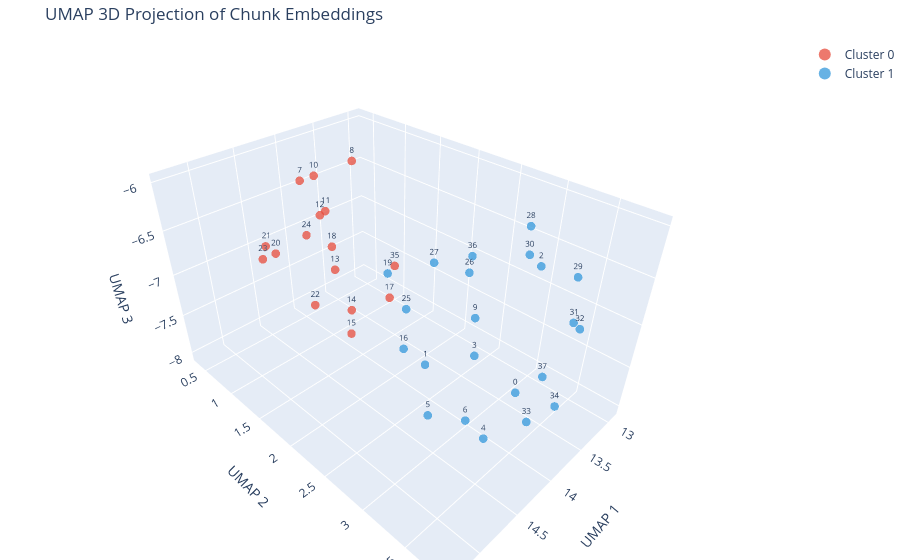

Notebook code for this chart:
### Markdown cell above
### Step 6: Render 3D, Rotatable Plot

### Code cell
import numpy as np
import umap
import plotly.graph_objects as go
from sklearn.cluster import KMeans

# --- Dimensionality reduction to 3D ---
reduced_embeddings = umap.UMAP(n_components=3, n_jobs=1).fit_transform(np.array(embeddings))

# --- Identify two clusters via KMeans ---
kmeans = KMeans(n_clusters=2, random_state=42, n_init=10)
labels = kmeans.fit_predict(reduced_embeddings)

# --- Colors per cluster ---
colors = ['#e74c3c', '#3498db']
cluster_colors = [colors[label] for label in labels]

# --- Build one trace per cluster for a clean legend ---
fig = go.Figure()

for cluster_id, color in enumerate(colors):
    mask = labels == cluster_id
    idx = np.where(mask)[0]

    fig.add_trace(go.Scatter3d(
        x=reduced_embeddings[mask, 0],
        y=reduced_embeddings[mask, 1],
        z=reduced_embeddings[mask, 2],
        mode='markers+text',
        marker=dict(size=5, color=color, opacity=0.75),
        text=[str(i) for i in idx],       # index labels
        textposition='top center',
        textfont=dict(size=8),
        name=f'Cluster {cluster_id}'
    ))

fig.update_layout(
    title="UMAP 3D Projection of Chunk Embeddings",
    scene=dict(
        xaxis_title='UMAP 1',
        yaxis_title='UMAP 2',
        zaxis_title='UMAP 3',
    ),
    legend=dict(itemsizing='constant'),
    margin=dict(l=0, r=0, b=0, t=40),
)

fig.show()

### Figure 1 — Plotly figure (JSON) as saved in the notebook; plotly's stock layout.template omitted (floating-point values rounded to 4 significant figures)
{"data": [{"marker": {"color": "#e74c3c", "opacity": 0.75, "size": 5}, "mode": "markers+text", "name": "Cluster 0", "text": ["7", "8", "10", "11", "12", "13", "14", "15", "17", "18", "20", "21", "22", "23", "24", "35"], "textfont": {"size": 8}, "textposition": "top center", "type": "scatter3d", "x": [14.04, 13.52, 13.63, 13.6, 13.85, 13.92, 13.91, 14.15, 13.51, 14.21, 14.99, 14.86, 15.25, 15.31, 15.01, 13.57], "y": [0.6629, 0.8878, 0.3678, 0.4904, 0.7143, 1.0, 1.235, 1.499, 1.424, 1.333, 1.549, 1.196, 2.397, 1.847, 2.043, 1.564], "z": [-6.284, -6.157, -6.451, -6.85, -6.726, -7.258, -7.687, -7.733, -7.623, -6.711, -6.364, -6.492, -6.347, -6.154, -5.98, -7.115]}, {"marker": {"color": "#3498db", "opacity": 0.75, "size": 5}, "mode": "markers+text", "name": "Cluster 1", "text": ["0", "1", "2", "3", "4", "5", "6", "9", "16", "19", "25", "26", "27", "28", "29", "30", "31", "32", "33", "34", "36", "37"], "textfont": {"size": 8}, "textposition": "top center", "type": "scatter3d", "x": [13.55, 14.15, 12.91, 13.81, 14.08, 14.28, 14.33, 13.33, 14.62, 14.52, 14.9, 14.21, 14.12, 13.1, 13.13, 13.49, 13.4, 13.78, 14.29, 13.99, 13.08, 13.3], "y": [3.207, 2.551, 2.909, 2.868, 3.252, 2.723, 3.208, 2.487, 2.721, 2.436, 3.018, 3.032, 2.583, 2.849, 3.407, 3.11, 3.581, 3.819, 3.777, 3.844, 2.201, 3.331], "z": [-7.846, -7.523, -6.812, -7.426, -8.048, -7.982, -7.657, -7.44, -6.952, -6.376, -6.241, -6.239, -6.387, -6.324, -6.607, -6.35, -6.87, -6.604, -7.283, -7.275, -6.932, -7.72]}], "layout": {"legend": {"itemsizing": "constant"}, "margin": {"b": 0, "l": 0, "r": 0, "t": 40}, "scene": {"xaxis": {"title": {"text": "UMAP 1"}}, "yaxis": {"title": {"text": "UMAP 2"}}, "zaxis": {"title": {"text": "UMAP 3"}}}, "title": {"text": "UMAP 3D Projection of Chunk Embeddings"}}}
